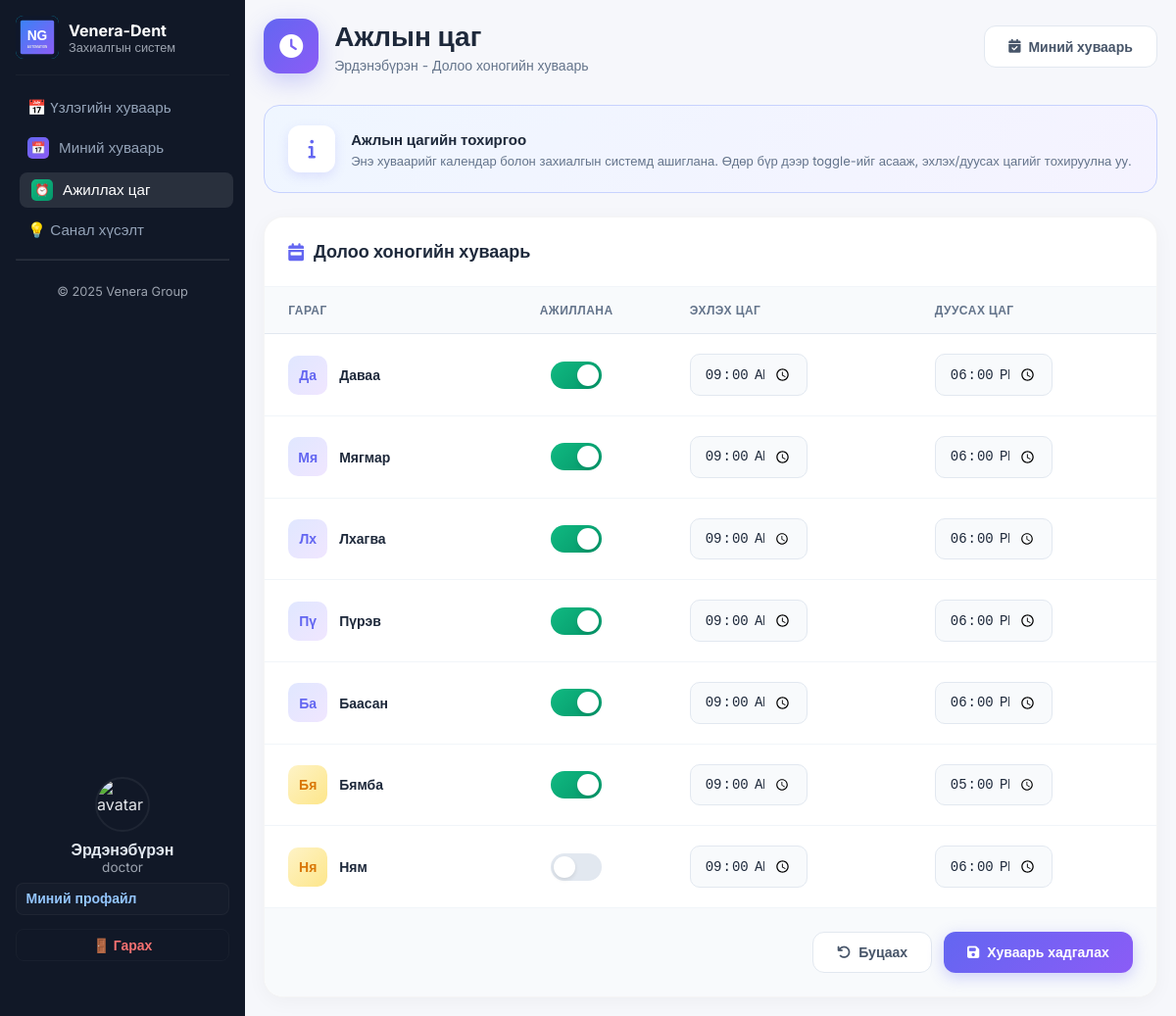
Page /my_hours.php (signed in) on the committed database.
### tables this page shows
CREATE TABLE IF NOT EXISTS `working_hours` (
  `id` int(11) NOT NULL AUTO_INCREMENT,
  `doctor_id` int(11) NOT NULL,
  `day_of_week` tinyint(4) NOT NULL COMMENT '0=Sunday,1=Monday,...,6=Saturday',
  `start_time` time NOT NULL,
  `end_time` time NOT NULL,
  `is_available` tinyint(1) DEFAULT 1,
  PRIMARY KEY (`id`),
  KEY `idx_doctor` (`doctor_id`)
);

### config.php (called while the page is built, shortened)
<?php
function current_user() {
    return [
        'id'        => $_SESSION['uid'] ?? 0,
        'name'      => $_SESSION['name'] ?? '',
        'role'      => $_SESSION['role'] ?? '',
        'clinic_id' => $_SESSION['clinic_id'] ?? ''
    ];
}
?>

### public/my_hours.php (the view, shortened to what this page needs)
<?php
require_once __DIR__ . '/../config.php';
$u = current_user();
$doctor_id = $u['id'];
$db = db();
try {
  $st = $db->prepare("SELECT day_of_week, start_time, end_time, is_available FROM working_hours WHERE doctor_id = ?");
  $st->execute([$doctor_id]);
  $rows = $st->fetchAll(PDO::FETCH_ASSOC);
} catch (Exception $e) {
  $rows = [];
}
$hours = [];
if (!$rows) {
  try {
    $st2 = $db->prepare("SELECT weekday, time_start, time_end FROM doctor_hours WHERE doctor_id = ?");
    $st2->execute([$doctor_id]);
    $rowsOld = $st2->fetchAll(PDO::FETCH_ASSOC);
    foreach ($rowsOld as $r) {
      $weekday = (int)$r['weekday'];
      $displayDay = $weekday;
      $hours[$displayDay] = [
        'day_of_week' => ($weekday == 7 ? 0 : $weekday),
        'start_time'  => $r['time_start'],
        'end_time'    => $r['time_end'],
        'is_available' => 1
      ];
    }
  } catch (Exception $e) {
  }
} else {
  foreach ($rows as $r) {
    $dow = (int)$r['day_of_week'];
    $displayDay = ($dow === 0) ? 7 : $dow;
    $hours[$displayDay] = $r;
    $hours[$displayDay]['is_available'] = (int)$r['is_available'];
  }
}
$days = [
  1 => 'Даваа',
  2 => 'Мягмар',
  3 => 'Лхагва',
  4 => 'Пүрэв',
  5 => 'Баасан',
  6 => 'Бямба',
  7 => 'Ням',
];
?>
<!DOCTYPE html>
<html lang="mn">
<head>
  <link rel="stylesheet" href="https://cdnjs.cloudflare.com/ajax/libs/font-awesome/6.4.0/css/all.min.css">
</head>
<body>
<?php include __DIR__ . '/../partials/sidebar.php'; ?>
<main>
  <div class="page-header">
    <div class="page-title">
      <div class="icon">
        <i class="fas fa-clock"></i>
      </div>
      <div>
        <h1>Ажлын цаг</h1>
        <p><?= htmlspecialchars($name) ?> - Долоо хоногийн хуваарь</p>
      </div>
    </div>
    <div class="header-actions">
      <a href="my_schedule.php" class="btn btn-secondary">
        <i class="fas fa-calendar-check"></i>
        Миний хуваарь
      </a>
    </div>
  </div>
  <div class="info-card">
    <div class="info-icon">
      <i class="fas fa-info"></i>
    </div>
    <div class="info-text">
      <h3>Ажлын цагийн тохиргоо</h3>
      <p>Энэ хуваарийг календар болон захиалгын системд ашиглана. Өдөр бүр дээр toggle-ийг асааж, эхлэх/дуусах цагийг тохируулна уу.</p>
    </div>
  </div>
  <div class="schedule-card">
    <div class="schedule-header">
      <h2>
        <i class="fas fa-calendar-week"></i>
        Долоо хоногийн хуваарь
      </h2>
    </div>
    <form method="post">
      <table class="schedule-table">
        <thead>
          <tr>
            <th>Гараг</th>
            <th style="text-align: center;">Ажиллана</th>
            <th>Эхлэх цаг</th>
            <th>Дуусах цаг</th>
          </tr>
        </thead>
        <tbody>
          <?php for ($d = 1; $d <= 7; $d++):
            $row   = $hours[$d] ?? null;
            $start = $row['start_time'] ?? '09:00';
            $end   = $row['end_time'] ?? '18:00';
            $isWeekend = ($d >= 6);
            $dayAbbr = ['', 'Да', 'Мя', 'Лх', 'Пү', 'Ба', 'Бя', 'Ня'][$d];
          ?>
          <tr>
            <td>
              <div class="day-cell">
                <div class="day-icon <?= $isWeekend ? 'weekend' : 'weekday' ?>">
                  <?= $dayAbbr ?>
                </div>
                <span class="day-name"><?= $days[$d] ?></span>
              </div>
            </td>
            <td style="text-align: center;">
              <label class="toggle-switch">
                <span class="toggle-slider"></span>
              </label>
            </td>
            <td>
              <div class="time-input-wrapper">
                <input type="time" class="time-input" name="start_<?= $d ?>" value="<?= htmlspecialchars(substr($start, 0, 5)) ?>">
              </div>
            </td>
            <td>
              <div class="time-input-wrapper">
                <input type="time" class="time-input" name="end_<?= $d ?>" value="<?= htmlspecialchars(substr($end, 0, 5)) ?>">
              </div>
            </td>
          </tr>
          <?php endfor; ?>
        </tbody>
      </table>
      <div class="submit-section">
        <button type="button" class="btn btn-secondary" onclick="location.reload()">
          <i class="fas fa-undo"></i>
          Буцаах
        </button>
        <button type="submit" class="btn btn-primary">
          <i class="fas fa-save"></i>
          Хуваарь хадгалах
        </button>
      </div>
    </form>
  </div>
</main>
</body>
</html>

### partials/sidebar.php (style rules this page uses)
:root { --sidebar-bg: #111827; --sidebar-text: #e5e7eb; --sidebar-hover: rgba(255,255,255,0.1); --light-bg: #f6f7fb; }
body { background: var(--light-bg); font-family: "Inter", sans-serif; margin: 0; color: #333; transition: background 0.3s, color 0.3s; }
main { margin-left: 250px; padding: 1.2rem; background: var(--light-bg); min-height: 100vh; transition: margin-left 0.3s ease; }

### rows in the picture
working_hours: dayAbbr "Да", d "Даваа", start_time "09:00", end_time "18:00"
working_hours: dayAbbr "Мя", d "Мягмар", start_time "09:00", end_time "18:00"
working_hours: dayAbbr "Лх", d "Лхагва", start_time "09:00", end_time "18:00"
working_hours: dayAbbr "Пү", d "Пүрэв", start_time "09:00", end_time "18:00"
working_hours: dayAbbr "Ба", d "Баасан", start_time "09:00", end_time "18:00"
working_hours: dayAbbr "Бя", d "Бямба", start_time "09:00", end_time "17:00"

### other values in the picture
$name "Эрдэнэбүрэн"
$role "doctor"
$dayAbbr "Ня"
$days[$d] "Ням"
